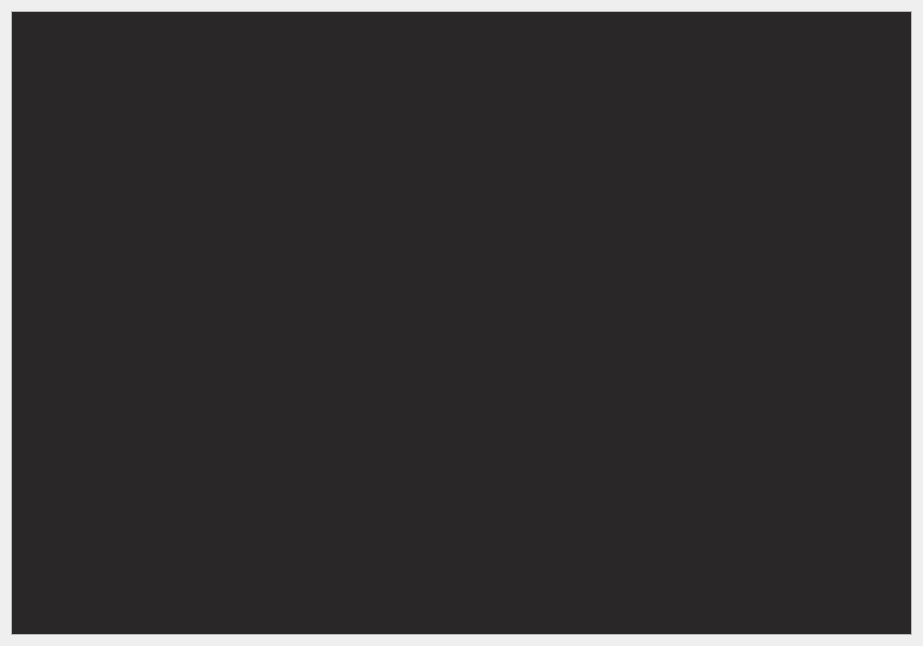
<?xml version="1.0" encoding="UTF-8"?>
<ui version="4.0">
 <class>Worksheet</class>
 <widget class="QWidget" name="Worksheet">
  <property name="geometry">
   <rect>
    <x>0</x>
    <y>0</y>
    <width>923</width>
    <height>646</height>
   </rect>
  </property>
  <property name="windowTitle">
   <string>Form</string>
  </property>
  <layout class="QHBoxLayout" name="horizontalLayout">
   <property name="spacing">
    <number>0</number>
   </property>
   <item>
    <widget class="QScrollArea" name="scrollArea">
     <property name="sizePolicy">
      <sizepolicy hsizetype="MinimumExpanding" vsizetype="MinimumExpanding">
       <horstretch>0</horstretch>
       <verstretch>0</verstretch>
      </sizepolicy>
     </property>
     <property name="widgetResizable">
      <bool>true</bool>
     </property>
     <widget class="QWidget" name="scrollAreaWidgetContents">
      <property name="geometry">
       <rect>
        <x>0</x>
        <y>0</y>
        <width>903</width>
        <height>626</height>
       </rect>
      </property>
      <property name="sizePolicy">
       <sizepolicy hsizetype="Preferred" vsizetype="Preferred">
        <horstretch>0</horstretch>
        <verstretch>0</verstretch>
       </sizepolicy>
      </property>
      <property name="styleSheet">
       <string notr="true">QWidget {
	background-color: #292727;
}</string>
      </property>
      <layout class="QVBoxLayout" name="verticalLayout_2">
       <property name="spacing">
        <number>0</number>
       </property>
       <item>
        <layout class="QVBoxLayout" name="MainContentWindow">
         <property name="spacing">
          <number>0</number>
         </property>
         <item>
          <spacer name="verticalSpacer">
           <property name="orientation">
            <enum>Qt::Vertical</enum>
           </property>
           <property name="sizeHint" stdset="0">
            <size>
             <width>20</width>
             <height>40</height>
            </size>
           </property>
          </spacer>
         </item>
        </layout>
       </item>
      </layout>
     </widget>
    </widget>
   </item>
  </layout>
 </widget>
 <resources/>
 <connections/>
</ui>
